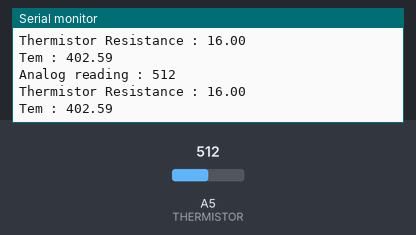
This sketch was run on a simulated Arduino Uno, built with avr-gcc and run on an emulated ATmega328P. On the bench: the last lines printed to the serial monitor. The test bench sets the inputs (shaded band); at power-on: A5 (THERMISTOR) = 512.

Above: at 1.8 s.
1.9 s: A5 (THERMISTOR) set to 381
At 2.8 s:
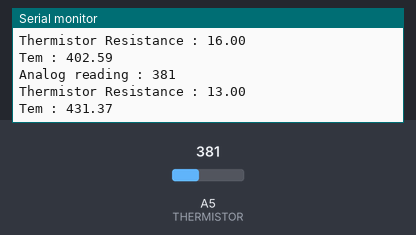
3.4 s: A5 (THERMISTOR) set to 366
At 4.8 s:
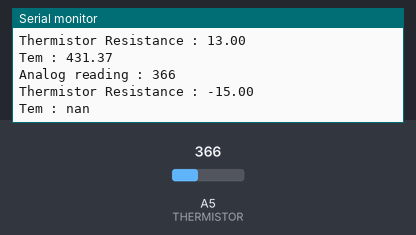
Timing chart, 0 to 6.4 s (numbered marks = the images above; inputs shaded):
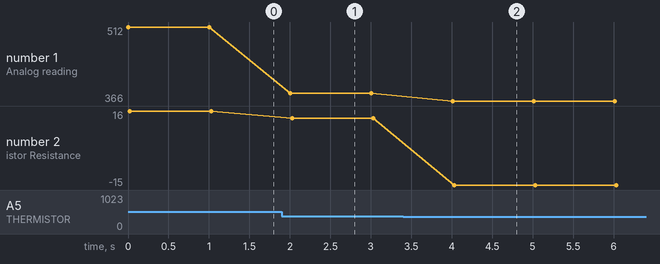

The sketch:

q31.ino
```cpp
# define THERMISTOR A5
# define R0 10000
# define B 3435
# define R1 10000
float T0 = 25;
void setup()
{
T0 = T0 + 273.15;
Serial.begin(9600);
}
void loop() {
int samples;
samples = analogRead(THERMISTOR);
Serial.print("Analog reading : ");
Serial.println(samples);

float R;
R = R1*(samples)/(1023-samples);
Serial.print("Thermistor Resistance : ");
Serial.println(R);

float T;
float ln = log(R/R0);
T = (1.0/((1.0/T0)+(ln/B)));
T = T - 273.15;
Serial.print("Tem : ");
Serial.println(T);


delay(1000);
}
```

Measured:
- the behaviour switches between 381 and 380 on A5 (THERMISTOR) (found by bisection; images 1 and 2)
- after the input at 1.9 s, the serial monitor: prints a new line after 0.10 s (image 1)
- after the input at 3.4 s, the serial monitor: prints a new line after 0.61 s (image 2)
- plotted number 1: 512 → 381 after the input at 1.9 s, 381 → 366 after the input at 3.4 s
- plotted number 2: 16 → 13 after the input at 1.9 s, 13 → -15 after the input at 3.4 s
